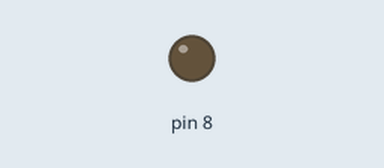
The sketch below on a simulated Arduino Uno, built with avr-gcc and run on an emulated ATmega328P. Parts: output pins drawn as LEDs (lit = HIGH).

Above: at 0.5 s.
At 5.0 s:
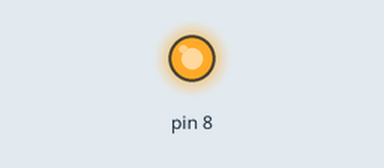
Timing chart, 0 to 6.9 s (numbered marks = the images above):
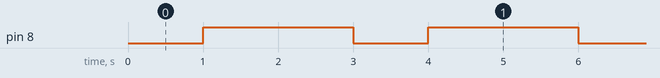

The sketch:

relay.ino
```cpp
//miswan
void setup() {
  // put your setup code here, to run once:
  pinMode(8, OUTPUT);

}

void loop() {
  digitalWrite(8, LOW);
  delay(1000);
  digitalWrite(8, HIGH);
  delay(2000);
  // put your main code here, to run repeatedly:

}
```

Measured:
- by itself, pin 8: alternates HIGH for 2.0 s and LOW for 1.0 s
